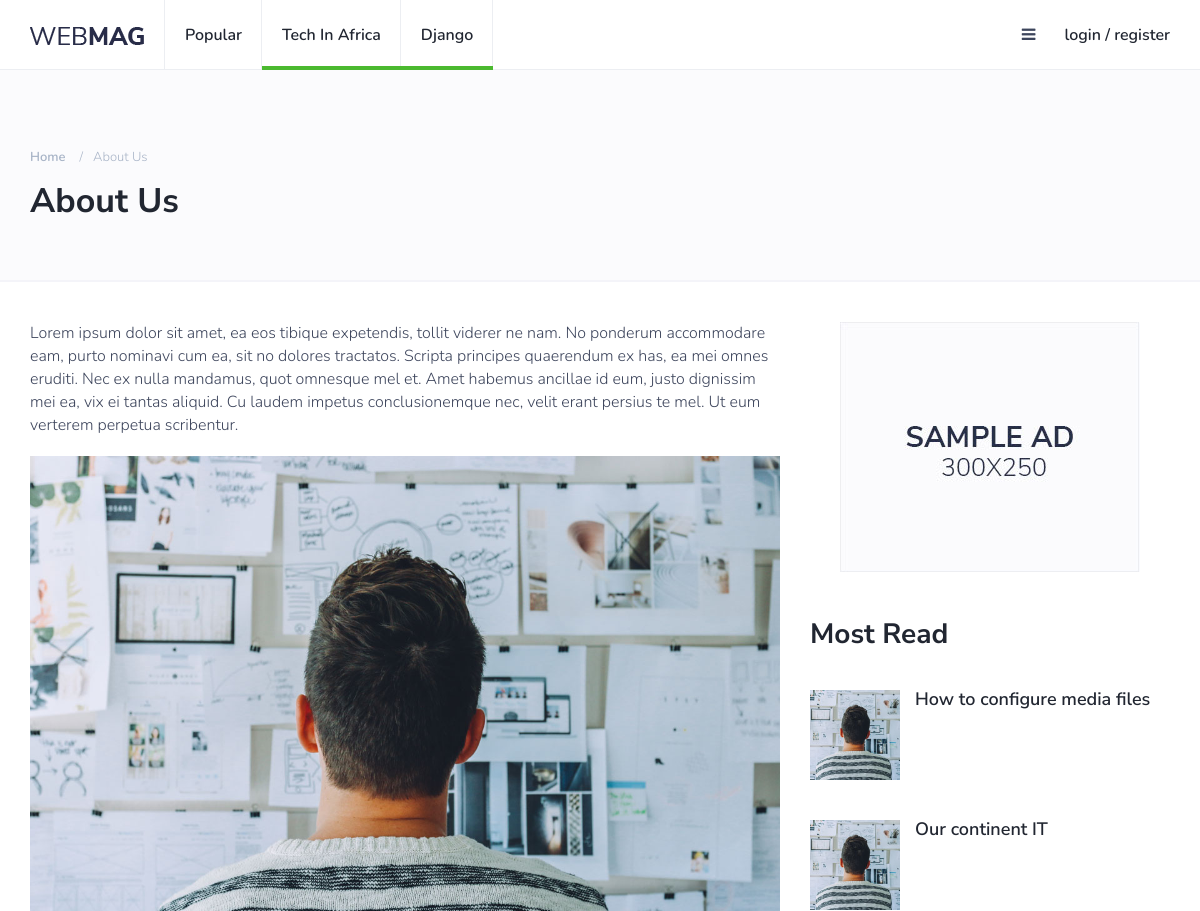
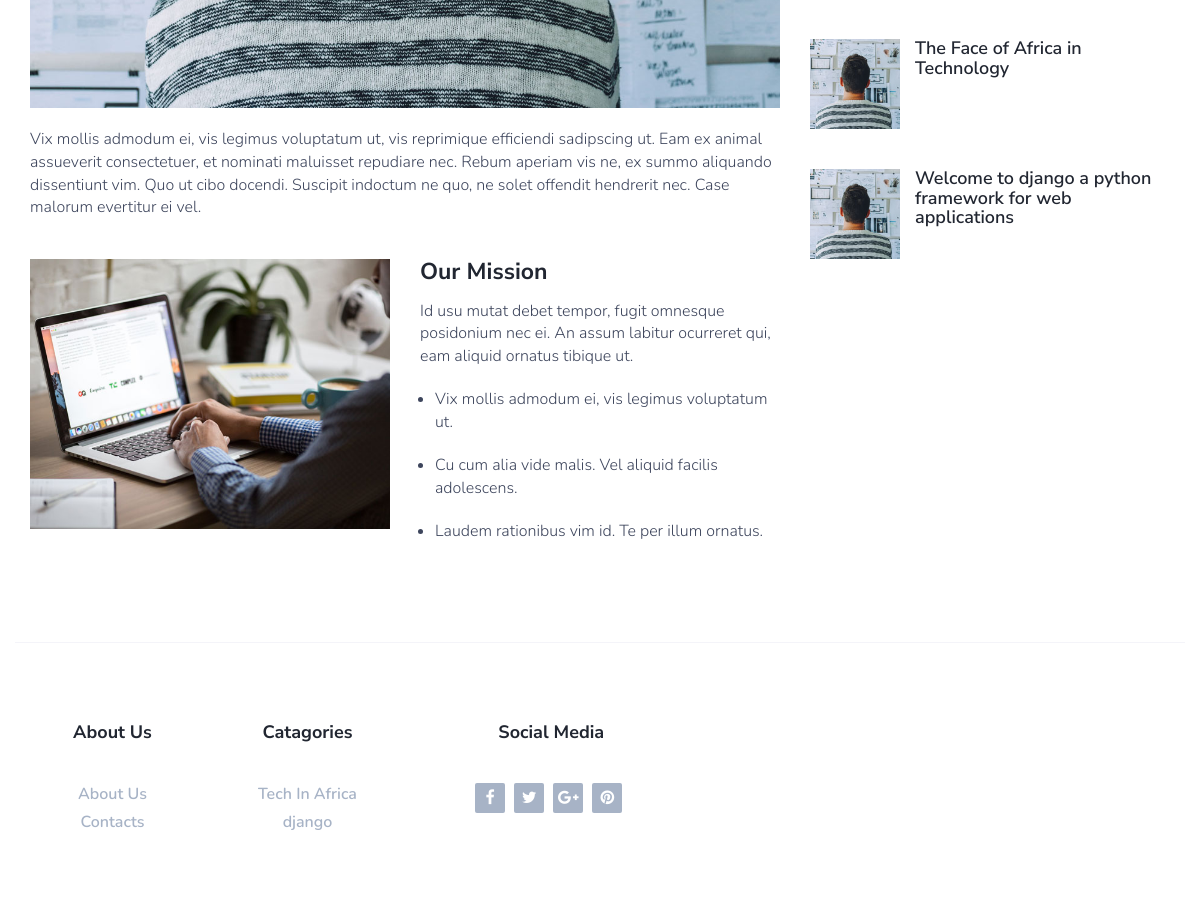
The page /about/ on the database its author committed (2 pictures, top to bottom).
### post/models.py (models this page shows, shortened)
class SubCategory(models.Model):
    category = models.ForeignKey(Category, on_delete=models.CASCADE)
    date = models.DateField(default=timezone.now)
    name = models.CharField(max_length=500, blank=True, null=True)
    pic = models.ImageField(blank=True, null=True)
    objects = models.Manager()
    priority = models.IntegerField(default=1)

class Post(models.Model):
    author = models.ForeignKey(Author, on_delete=models.CASCADE, blank=True, null=True)
    authorView = RichTextField(blank=True, null=True)
    subCategory = models.ForeignKey(SubCategory, on_delete=models.CASCADE, blank=True, null=True)
    views = models.IntegerField(default=0)
    date = models.DateField(default=timezone.now)
    title = RichTextField()
    description = models.TextField()
    content = RichTextField()
    pic = models.ImageField(blank=True, null=True)
    objects = models.Manager()
    featured = models.BooleanField(default=False)
    lead = models.BooleanField(default=False)

### post/views.py (the view)
# urls.py: path('about/', views.about_us, name="aboutUs"),
def about_us(request):
    most_read = Post.objects.all().order_by("-views")
    template_name = "./post/aboutUs.html"
    context = {'most_read': most_read[:4]}
    return render(request, template_name, context)

### post/context_processors.py (called while the page is built)
def catsBase(request):
    return {'catsBase': SubCategory.objects.filter(priority=3)}

def recent(request):
    posts = Post.objects.all().order_by('-pk')
    recent_in = posts[:3]
    return {'recent': recent_in}

### post/templates/post/aboutUs.html (shortened to what this page needs)
{% extends 'base.html' %}
{% load static %}
{% block content %}
    <header id="header">
			<div class="page-header">
				<div class="container">
					<div class="row">
						<div class="col-md-10">
							<ul class="page-header-breadcrumb">
								<li><a href="{% url 'post:index' %}">Home</a></li>
								<li>About Us</li>
							</ul>
							<h1>About Us</h1>
						</div>
					</div>
				</div>
			</div>
		</header>
		<div class="section">
			<div class="container">
				<div class="row">
					<div class="col-md-8">
						<div class="section-row">
							<p>Lorem ipsum dolor sit amet, ea eos tibique expetendis, tollit viderer ne nam. No ponderum accommodare eam, purto nominavi cum ea, sit no dolores tractatos. Scripta principes quaerendum ex has, ea mei omnes eruditi. Nec ex nulla mandamus, quot omnesque mel et. Amet habemus ancillae id eum, justo dignissim mei ea, vix ei tantas aliquid. Cu laudem impetus conclusionemque nec, velit erant persius te mel. Ut eum verterem perpetua scribentur.</p>
							<figure class="figure-img">
								<img class="img-responsive" src="{% static '/img/about-1.jpg' %}" alt="">
							</figure>
							<p>Vix mollis admodum ei, vis legimus voluptatum ut, vis reprimique efficiendi sadipscing ut. Eam ex animal assueverit consectetuer, et nominati maluisset repudiare nec. Rebum aperiam vis ne, ex summo aliquando dissentiunt vim. Quo ut cibo docendi. Suscipit indoctum ne quo, ne solet offendit hendrerit nec. Case malorum evertitur ei vel.</p>
						</div>
						<div class="row section-row">
							<div class="col-md-6">
								<figure class="figure-img">
									<img class="img-responsive" src="{% static '/img/about-2.jpg' %}" alt="">
								</figure>
							</div>
							<div class="col-md-6">
								<h3>Our Mission</h3>
								<p>Id usu mutat debet tempor, fugit omnesque posidonium nec ei. An assum labitur ocurreret qui, eam aliquid ornatus tibique ut.</p>
								<ul class="list-style">
									<li><p>Vix mollis admodum ei, vis legimus voluptatum ut.</p></li>
									<li><p>Cu cum alia vide malis. Vel aliquid facilis adolescens.</p></li>
									<li><p>Laudem rationibus vim id. Te per illum ornatus.</p></li>
								</ul>
							</div>
						</div>
					</div>
					<div class="col-md-4">
						<div class="aside-widget text-center">
							<a href="#" style="display: inline-block;margin: auto;">
								<img class="img-responsive" src="{% static '/img/ad-1.jpg' %}" alt="">
							</a>
						</div>
						<div class="aside-widget">
							<div class="section-title">
								<h2>Most Read</h2>
							</div>
                            {% for post in most_read %}
                                <div class="post post-widget">
                                    <a class="post-img" href="{% url 'post:read' post.id %}"><img src="{% static '/img/widget-1.jpg' %}" alt=""></a>
                                    <div class="post-body">
                                        <h3 class="post-title"><a href="{% url 'post:read' post.id %}">{{ post.title }}</a></h3>
                                    </div>
                                </div>
                            {% endfor %}
						</div>
					</div>
				</div>
			</div>
		</div>
{% endblock %}

### post/templates/base.html (shortened to what this page needs)
<!DOCTYPE html>
{% load static %}
<html lang="en">
<head>
		<link type="text/css" rel="stylesheet" href="{% static 'css/bootstrap.min.css' %}"/>
		<link rel="stylesheet" href="{% static 'css/font-awesome.min.css' %}">
		<link type="text/css" rel="stylesheet" href="{% static 'css/style.css' %}"/>
</head>
<body>
		<header id="header">
			<div id="nav">
				<div id="nav-fixed">
					<div class="container">
						<div class="nav-logo">
							<a href="{% url 'post:index' %}" class="logo"><img src="{% static '/img/logo.png' %}" alt=""></a>
						</div>
						<ul class="nav-menu nav navbar-nav hidden-sm hidden-xs">
							<li><a href="{% url 'post:popular' %}">Popular</a></li>
                            {% for cat in catsBase %}
							    <li class="cat-1"><a href="{% url 'post:category' cat.id %}">{{ cat.name }}</a></li>
                            {% endfor %}
						</ul>
						<div class="nav-btns">
							<button class="aside-btn" onclick="displayNav(event)"><i class="fa fa-bars"></i></button>
                            {% if request.user.is_authenticated %}
                                    <a href="{% url 'accounts:logout_user' %}" class="hidden-xs hidden-sm">logout</a>
                                {% else %}
                                    <a href="{% url 'accounts:login_user' %}" class="hidden-sm hidden-xs">login / </a><a href="{% url 'accounts:user_register' %}" class="hidden-xs hidden-sm">register</a>
                                {% endif %}
						</div>
					</div>
				</div>
			</div>
		</header>
    {% block content %}
    {% endblock%}
		<footer id="footer" align="center">
			<div class="container">
				<div class="row">
					<div class="col-md-4">
						<div class="row">
							<div class="col-md-6">
								<div class="footer-widget">
									<h3 class="footer-title">About Us</h3>
									<ul class="footer-links">
										<li><a href="{% url 'post:aboutUs' %}">About Us</a></li>
										<li><a href="{% url 'post:contact' %}">Contacts</a></li>
									</ul>
								</div>
							</div>
							<div class="col-md-6">
								<div class="footer-widget">
									<h3 class="footer-title">Catagories</h3>
									<ul class="footer-links">
                                        {% for catBase in catsBase %}
										    <li><a href="{% url 'post:category' catBase.id %}">{{ catBase.name }}</a></li>
                                        {% endfor %}
									</ul>
								</div>
							</div>
						</div>
					</div>
					<div class="col-md-3">
						<div class="footer-widget">
							<h3 class="footer-title">Social Media</h3>
							<ul class="footer-social">
								<li><a href="#"><i class="fa fa-facebook"></i></a></li>
								<li><a href="#"><i class="fa fa-twitter"></i></a></li>
								<li><a href="#"><i class="fa fa-google-plus"></i></a></li>
								<li><a href="#"><i class="fa fa-pinterest"></i></a></li>
							</ul>
						</div>
					</div>
				</div>
			</div>
		</footer>
</body>
</html>

### static/css/style.css (style rules this page uses)
body { font-family: 'Nunito', sans-serif; font-size: 16px; font-weight: 300; color: #3d455c; margin: 0; padding: 0; overflow-x: hidden; }
h1, h2, h3, h4, h5, h6 { font-family: 'Nunito Sans', sans-serif; font-weight: 700; color: #212631; margin: 0px 0px 15px; }
h1 { font-size: 34px; }
h2 { font-size: 28px; }
h3 { font-size: 23px; }
a { font-weight: 600; color: #212631; text-decoration: none; }
p { margin: 0px 0px 20px; }
ul,ol { margin: 0; padding: 0; list-style: none }
ul.list-style, ol.list-style { padding-left: 15px; margin-bottom: 10px; }
ul.list-style { list-style-type: disc; }
figure.figure-img { margin-bottom:20px; }
.section { padding-top: 40px; }
.section .section-title { margin-bottom: 40px; }
.section .section-title h2 { text-transform: capitalize; font-size: 28px; }
.section-row { margin-bottom:40px; }
#nav { height: 70px; }
#nav:after { content: ""; position: fixed; left: 0; right: 0; bottom: 0; top: 0; background-color: rgba(33, 38, 49, 0.5); z-index: 90; opacity: 0; visibility: hidden; -webkit-transition: 0.2s all; transition: 0.2s all; }
#nav-fixed { position: fixed; left: 0; right: 0; top: 0; z-index: 90; background-color: #FFF; -webkit-box-shadow: 0px -1px 0px 0px #eceef2 inset; box-shadow: 0px -1px 0px 0px #eceef2 inset; }
#nav .container { position: relative; }
.nav-logo { float:left; }
.nav-logo .logo { line-height: 70px; display:inline-block; }
.nav-logo .logo > img { width: 100%; max-height: 70px; }
.nav-menu { margin-left: 20px; }
.nav-menu li a { position: relative; padding: 25px 20px; text-transform: capitalize; -webkit-box-shadow: -1px 0px 0px 0px #eceef2 inset; box-shadow: -1px 0px 0px 0px #eceef2 inset; -webkit-transition: 0.2s color; transition: 0.2s color; }
.nav-menu li:first-child a { border-left: 1px solid #eceef2; }
.nav-menu li a:after { content: ''; position: absolute; left: 0; right: 0; bottom: 0px; width: 100%; height: 4px; -webkit-transition: 0.2s width; transition: 0.2s width; }
.nav-menu li.cat-1 a:after { background-color: #4BB92F; }
.nav-btns { float:right; }
.nav-btns > button { padding: 25px 25px; border: none; line-height: 20px; background: transparent; }
.page-header { position: relative; margin: 0; padding-top: 60px; padding-bottom: 60px; background-color: #fbfbfd; border-bottom: 2px solid #F4f4f9; }
.page-header h1 { text-transform: capitalize; margin-bottom: 0px; }
.page-header .page-header-breadcrumb { margin: 15px 0px; }
.page-header .page-header-breadcrumb li { display: inline-block; }
.page-header .page-header-breadcrumb li, .page-header .page-header-breadcrumb li a { font-size: 13px; text-transform: capitalize; color: #a7b3c6; }
.page-header .page-header-breadcrumb li a { -webkit-transition: 0.2s color; transition: 0.2s color; }
.page-header .page-header-breadcrumb li + li:before { content: '/'; display: inline-block; margin: 0px 10px; }
.post { margin-bottom: 40px; }
.post .post-img { display: block; -webkit-transition: 0.2s opacity; transition: 0.2s opacity; }
.post .post-img > img { width: 100%; }
.post .post-title { font-size: 18px; margin-bottom: 0px; }
.post.post-widget:after { content: ''; display: block; clear: both; }
.post.post-widget .post-img { width: 90px; float: left; margin-right: 15px; }
.post.post-widget .post-img img { width: 100%; }
.post.post-widget .post-title { font-size: 18px; }
.aside-widget { margin-bottom: 40px; }
#footer { padding-bottom: 40px; margin-top: 40px; }
#footer .container { padding-top: 80px; border-top: 1px solid #F4f4f9; }
.footer-widget { margin-bottom: 40px; }
.footer-widget .footer-title { margin-bottom: 40px; text-transform: capitalize; font-size: 18px; }
.footer-widget a { color: #a7b3c6; -webkit-transition: 0.2s color; transition: 0.2s color; }
.footer-links li + li { margin-top: 5px; }
.footer-social { margin-top: 20px; }
.footer-social li { display: inline-block; margin-right: 5px; }
.footer-social li > a { display: block; width: 30px; height: 30px; line-height: 30px; text-align: center; background-color: #a7b3c6; color: #FFF; border-radius: 2px; -webkit-transition: 0.2s opacity; transition: 0.2s opacity; }

### rows shown on the page
SubCategory: name "Tech In Africa"
SubCategory: name "Django", name "django"
Post: title "How to configure media files"
Post: title "Our continent IT"
Post: title "The Face of Africa in Technology"
Post: title "Welcome to django a python framework for web applications"
